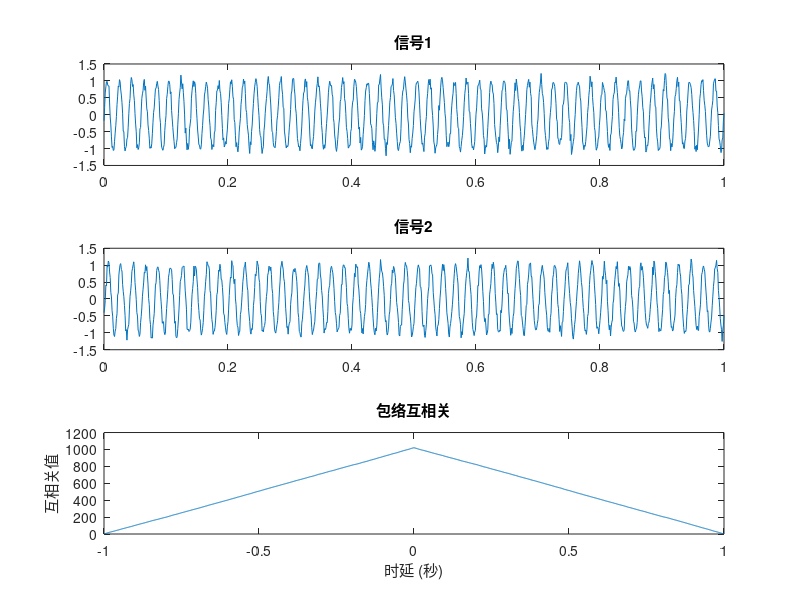

Source code (MATLAB):
% MATLAB code to estimate time delay between two signals based on envelope correlation

% 生成两个信号 (可以替换为实际信号)
Fs = 1000;  % 采样频率
t = 0:1/Fs:1;  % 时间向量

% 信号1：正弦信号
x1 = sin(2*pi*50*t);  

% 信号2：延迟后的正弦信号，假设延迟 0.002 秒
delay = 0.002;  
x2 = sin(2*pi*50*(t - delay));

% 添加噪声（可选）
x1 = x1 + 0.1*randn(size(x1));  
x2 = x2 + 0.1*randn(size(x2));  

% Step 1: 包络检测 (使用 Hilbert 变换)
env1 = abs(hilbert(x1));  % 信号1的包络
env2 = abs(hilbert(x2));  % 信号2的包络

% Step 2: 计算包络之间的互相关
[xcorr_env, lags] = xcorr(env1, env2);

% Step 3: 找到互相关最大值对应的时延
[~, I] = max(xcorr_env);
time_delay = lags(I) / Fs;  % 计算时间延迟

% 显示结果
fprintf('估计的时间延迟为: %f 秒\n', time_delay);

% 绘制结果
figure;
subplot(3,1,1);
plot(t, x1);
title('信号1');

subplot(3,1,2);
plot(t, x2);
title('信号2');

subplot(3,1,3);
plot(lags/Fs, xcorr_env);
title('包络互相关');
xlabel('时延 (秒)');
ylabel('互相关值');
